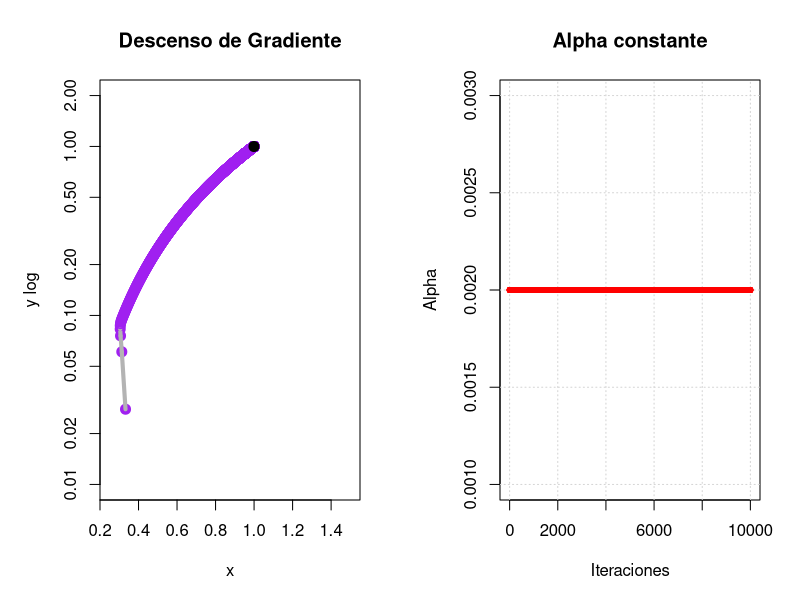

The R source for this figure:
#funcion objetivo
f <- function (x){
  (1 - x[1])^2 + 100*( x[2] - x[1]^2)^2
}

f_gran <- function(x){
  dx <- -2*(1 - x[1]) - 400*x[1]*(x[2] - x[1]^2)
  dy <- 200*(x[2] - x[1]^2)
  return(c(dx,dy))
}

#alfa
alpha <- 0.002
#valor inicial
x <- c(-1,-1)
#-----------------
#constantes
tolerancia <- 1e-6
max_inter <- 10000
#-----------------
#contador
contador <- 0
contador_2 <- 0
distancia_total <- 0 

#-----------------
# Configurar ventana con 2 gráficos
par(mfrow = c(1, 2), mar = c(5, 5, 4, 2))

# grafico de X y Y
plot(x[1], x[2], xlim = c(0.25, 1.5), ylim = c(0.01,2), 
     xlab = "x", ylab="y log",
     log = "y",
     main = "Descenso de Gradiente",
     pch = 20, col = "blue", cex = 2)
#-----------------

for (i in 1:max_inter){
  #Cada vez que entra suma 1 para tener la cantidad de iteracion
  contador <- contador + 1
  #-----------------
  
  #calculo del nuevo X
  x_nuevo <- x - alpha*f_gran(x)
  #-----------------
 
  #graficar
  points(x_nuevo[1], x_nuevo[2], pch = 20, col = "purple", cex = 2)
  
  # Graficar línea de trayectoria entre x y x_nuevo
  segments(x[1], x[2], x_nuevo[1], x_nuevo[2], col = "gray70", lwd = 4)
  # Calcular distancia recorrida en este paso
  
  distancia_paso <- sqrt((x_nuevo[1] - x[1])^2 + (x_nuevo[2] - x[2])^2)
  distancia_total <- distancia_total + distancia_paso
  #-------------------------------------------------------------------
  
  #retriccion para evitar errores
  if(norm(f_gran(x_nuevo), "2") < tolerancia | 
     norm(x_nuevo - x, "2") < tolerancia){
    break
  }
  #-----------------
  #remplazaomos X original por X nuevo para repetir el ciclo
  x <- x_nuevo
}
points(x_nuevo[1], x_nuevo[2], pch = 20, col = "black", cex = 2)

plot(contador, alpha,
     xlim = c(0, max_inter), ylim = c(0.001,0.003), 
     xlab = "Iteraciones", ylab = "Alpha",
     main = "Alpha constante",
     type = "n")
grid()  # Gráfico vacío

for (i in 1:max_inter){
  contador_2 <- contador_2 + 1
  points(contador_2, alpha, pch = 20, col = "red", cex = 1)
}
#-----------------------------------------------------------------

cat("El número de iteraciones necesarias es:", contador, "\n")
cat("El valor de alpha es:", alpha, "\n")
cat("El punto mínimo encontrado es:", x_nuevo, "\n")
cat("El valor de la función en ese punto es:", f(x), "\n")